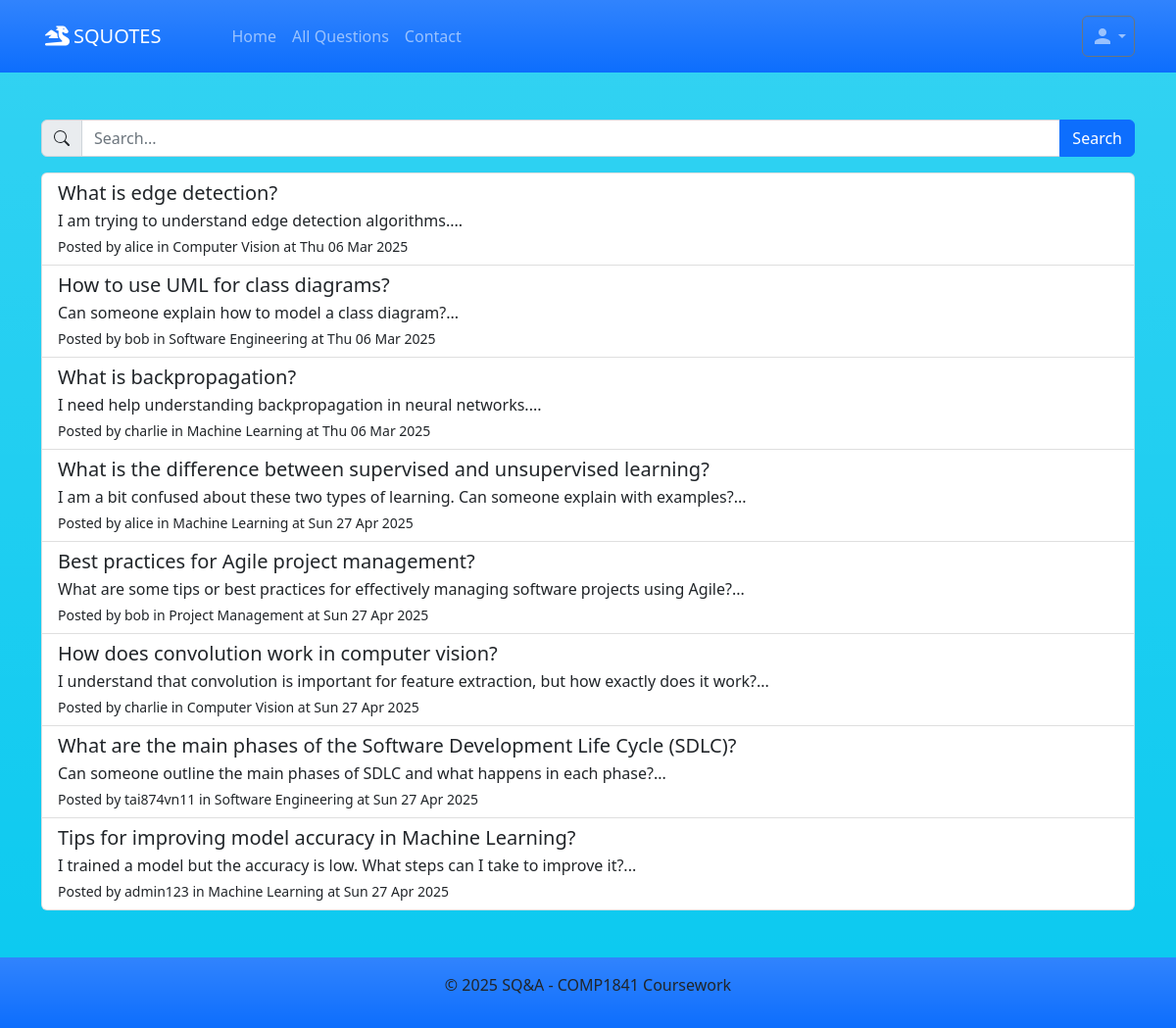
The page /questions.php on the database its author committed.
### tables this page shows
CREATE TABLE `questions` (
  `question_id` int(11) NOT NULL,
  `title` varchar(255) NOT NULL,
  `content` text NOT NULL,
  `image` blob DEFAULT NULL,
  `user_id` int(11) DEFAULT NULL,
  `module_id` int(11) DEFAULT NULL,
  `created_at` timestamp NOT NULL DEFAULT current_timestamp(),
  `updated_at` timestamp NOT NULL DEFAULT current_timestamp() ON UPDATE current_timestamp()
);

CREATE TABLE `users` (
  `user_id` int(11) NOT NULL,
  `username` varchar(50) NOT NULL,
  `email` varchar(100) NOT NULL,
  `password` varchar(255) NOT NULL,
  `created_at` timestamp NOT NULL DEFAULT current_timestamp(),
  `role` enum('user','admin') NOT NULL DEFAULT 'user'
);

CREATE TABLE `modules` (
  `module_id` int(11) NOT NULL,
  `module_name` varchar(255) NOT NULL
);

### questions.php (called while the page is built)
<?php
include './includes/query.php';
$searchTitle = $_GET['search'] ?? '';
if (!empty($searchTitle)) {
    $allQuestions = searchQuestions($pdo, $searchTitle);
} else {
    $allQuestions = getAllQuestion($pdo);
}
include './templates/questions.html.php';
?>

### includes/query.php (called while the page is built, shortened)
<?php
function getAllQuestion($pdo){
    $stmt = $pdo->query('
        SELECT q.*, u.username, m.module_name
        FROM questions q
        LEFT JOIN users u ON q.user_id = u.user_id
        LEFT JOIN modules m ON q.module_id = m.module_id
        ORDER BY question_id
    ');
return $stmt->fetchAll();
}
?>

### templates/questions.html.php (the view)
<?php include './templates/header.html.php'; ?>
<form method="get" class="input-group mb-3">
    <span class="input-group-text">
        <svg xmlns="http://www.w3.org/2000/svg" width="16" height="16" fill="currentColor" class="bi bi-search" viewBox="0 0 16 16">
            <path d="M11.742 10.344a6.5 6.5 0 1 0-1.397 1.398h-.001q.044.06.098.115l3.85 3.85a1 1 0 0 0 1.415-1.414l-3.85-3.85a1 1 0 0 0-.115-.1zM12 6.5a5.5 5.5 0 1 1-11 0 5.5 5.5 0 0 1 11 0"/>
        </svg>
    </span>
    <input type="text" name="search" id="searchBox" class="form-control" placeholder="Search..." value="<?= htmlspecialchars($searchTerm ?? '') ?>">
    <button type="submit" class="btn btn-primary" id="searchButton">Search</button>
</form>
<?php if (count($allQuestions) > 0): ?>
            <div class="list-group">
                <?php foreach ($allQuestions as $question): ?>
                    <a href="question.php?id=<?= $question['question_id'] ?>" class="list-group-item list-group-item-action">
                        <div class="d-flex w-100 justify-content-between">
                            <h5 class="mb-1"><?= htmlspecialchars($question['title']) ?></h5>
                        </div>
                        <p class="mb-1"><?= substr(htmlspecialchars($question['content']), 0, 150) ?>...</p>
                        <small>
                            Posted by <?= htmlspecialchars($question['username'] ?? 'Unknown') ?>
                            <?php if ($question['module_name']): ?>
                                in <?=htmlspecialchars($question['module_name']) ?>
                                at <?=$displayDate=htmlspecialchars(date("D d M Y",strtotime($question['created_at'])),ENT_QUOTES,'UTF-8')?>
                            <?php endif; ?>
                        </small>
                    </a>
                <?php endforeach; ?>
            </div>
        <?php else: ?>
            <p>No questions have been asked yet. Be the first to ask!</p>
        <?php endif; ?>
    </div>
<?php include './templates/footer.html.php';  ?>

### rows shown on the page
questions: title "What is edge detection?", content "I am trying to understand edge detection algorithms.", user.username "alice", module.module_name "Computer Vision", created_at "Thu 06 Mar 2025"
questions: title "How to use UML for class diagrams?", content "Can someone explain how to model a class diagram?", user.username "bob", module.module_name "Software Engineering", created_at "Thu 06 Mar 2025"
questions: title "What is backpropagation?", content "I need help understanding backpropagation in neural networks.", user.username "charlie", module.module_name "Machine Learning", created_at "Thu 06 Mar 2025"
questions: title "What is the difference between supervised and unsupervised learning?", content "I am a bit confused about these two types of learning. Can someone explain with examples?", user.username "alice", module.module_name "Machine Learning", created_at "Sun 27 Apr 2025"
questions: title "Best practices for Agile project management?", content "What are some tips or best practices for effectively managing software projects using Agile?", user.username "bob", module.module_name "Project Management", created_at "Sun 27 Apr 2025"
questions: title "How does convolution work in computer vision?", content "I understand that convolution is important for feature extraction, but how exactly does it work?", user.username "charlie", module.module_name "Computer Vision", created_at "Sun 27 Apr 2025"
questions: title "What are the main phases of the Software Development Life Cycle (SDLC)?", content "Can someone outline the main phases of SDLC and what happens in each phase?", user.username "tai874vn11", module.module_name "Software Engineering", created_at "Sun 27 Apr 2025"
questions: title "Tips for improving model accuracy in Machine Learning?", content "I trained a model but the accuracy is low. What steps can I take to improve it?", user.username "admin123", module.module_name "Machine Learning", created_at "Sun 27 Apr 2025"
